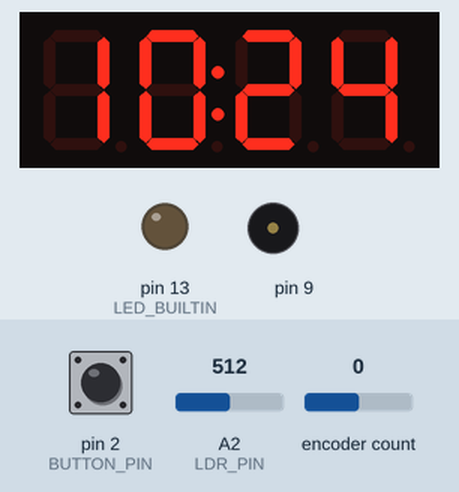
Recording of a sketch running on a simulated Arduino Uno, built with avr-gcc and run on an emulated ATmega328P. Parts: 4-digit seven-segment display, output pins drawn as LEDs (lit = HIGH), buzzer (waves = sounding). The inputs (shaded band) are chosen by the test bench; at power-on: encoder count 0, pin 2 (BUTTON_PIN) HIGH, A2 (LDR_PIN) = 512. The local clock reads 2024-03-15 10:24:30 at power-on unless the sketch sets it.

Above: at 1.2 s.
1.3 s: encoder count set to 1
At 2.5 s:
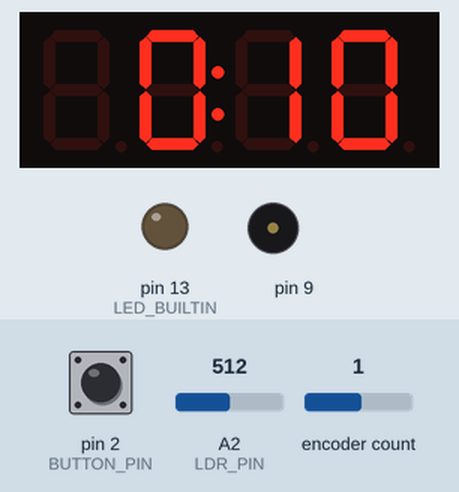
2.8 s: pin 2 (BUTTON_PIN) pulled LOW for 0.15 s
At 4.6 s:
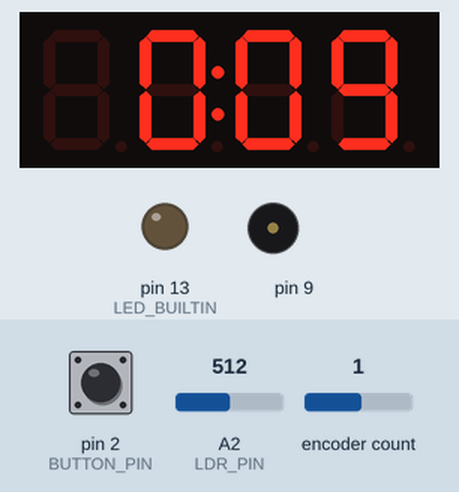
5.9 s: encoder count set to 0
At 8.8 s:
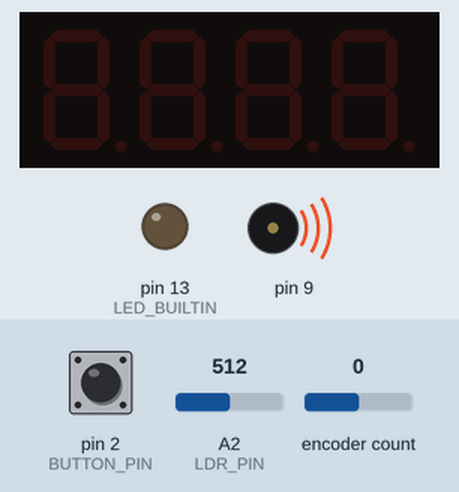
8.9 s: pin 2 (BUTTON_PIN) pulled LOW for 1 s
At 10.07 s:
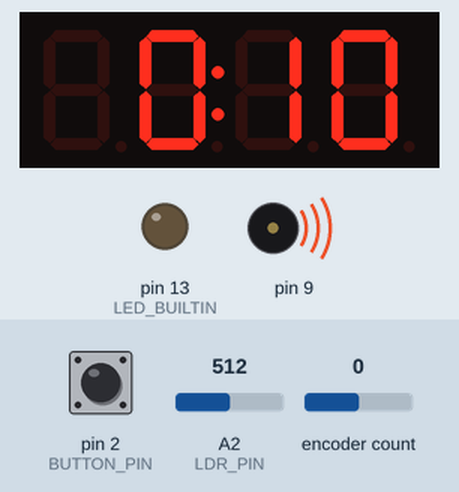
11.6 s: A2 (LDR_PIN) set to 140
At 12.0 s:
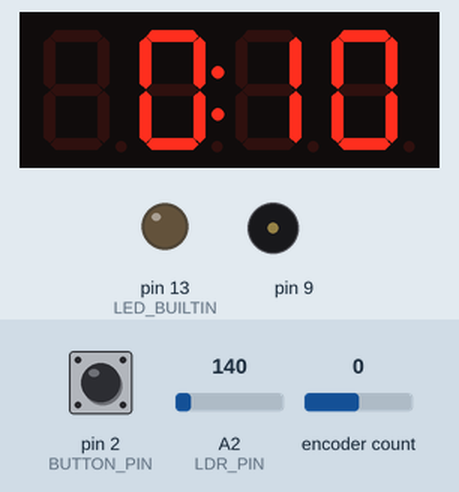
13.1 s: A2 (LDR_PIN) set to 50
Timing chart, 0 to 15.6 s (numbered marks = the images above; inputs shaded):
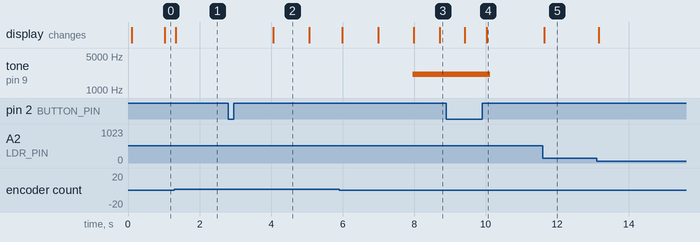

Measured:
- after the input at 1.3 s, the display: changes at once (image 1)
- after the input at 2.8 s, the display: changes after 1.3 s (image 2)
- after the input at 5.9 s, tone on pin 9: silent → 2093 Hz after 2.1 s
- after the input at 8.9 s, tone on pin 9: 2093 Hz → silent after 1.2 s; the display: first differs from a run without the input after 1.1 s (image 4)

The sketch:

KitchenTimerClock.ino
```cpp
#include <TM1637Display.h> // author Avishay Orpaz
#include <Encoder.h> // author Paul Stoffregen
#include <Bounce2.h> // maintainer Thomas O Fredericks
#include <toneAC.h> // author Tim Eckel
#include <Wire.h>
#include <DS3231.h> // maintainer Andrew Wickert

const byte BUTTON_PIN = 2;
const byte ENCODER_PIN_A = 3; // external interrupt pin
const byte ENCODER_PIN_B = 4;
const byte DISPLAY_DATA_PIN = 5;
const byte DISPLAY_SCLK_PIN = 6;
const byte LDR_PIN = A2;

const byte ENCODER_PULSES_PER_STEP = 4;
const unsigned DISPLAY_REFRESH_INTERVAL = 100; // milliseconds
const unsigned LONG_PUSH_INTERVAL = 3000; // miliseconds
const unsigned SET_TIME_BLINK_MILLIS = 250;
const unsigned ALARM_BLINK_MILLIS = 700;
const unsigned BELL_REPEAT_INTERVAL = 60000; // miliseconds
const unsigned TIMER_DISPLAY_TIMEOUT = 60000; // miliseconds
const unsigned MINUTE_MILIS = 60000 - 6;
const unsigned CLOCK_MILIS_CORRECTION_PER_HOUR = 41;
const unsigned LDR_MAX_LIGHT = 150; // max for max display brightness

enum {
  CLOCK,
  SET_HOUR,
  SET_MINUTE,
  SET_TIMER,
  COUNTDOWN,
  ALARM
};

TM1637Display display(DISPLAY_SCLK_PIN, DISPLAY_DATA_PIN);
Encoder encoder(ENCODER_PIN_A, ENCODER_PIN_B);
Bounce button;

byte clockHour = 0;
byte clockMinute = 0;
bool rtcPresent = true;
unsigned long minuteMillis;
unsigned timerSeconds = 0;
byte displayData[4];

void setup() {
  button.attach(BUTTON_PIN, INPUT_PULLUP);
  pinMode(LED_BUILTIN, OUTPUT);
  Wire.begin();
  loadRTCTime();
}

void loop() {

  static unsigned long previousMillis;
  static unsigned long displayRefreshMillis;
  static unsigned long displayTimeoutMillis;
  static unsigned long alarmStartMillis;
  static unsigned timerStartSeconds;
  static byte blink;
  static byte state = CLOCK;

  unsigned long currentMillis = millis();

  // clock
  if (state == SET_HOUR || state == SET_MINUTE) {
    if (currentMillis - previousMillis >= SET_TIME_BLINK_MILLIS) {
      previousMillis = currentMillis;
      blink = !blink;
      if (state == SET_HOUR) {
        showClock(true, blink, true);
      } else {
        showClock(true, true, blink);
      }
    }
  } else if (currentMillis - minuteMillis > MINUTE_MILIS) {
    minuteMillis += MINUTE_MILIS;
    if (clockMinute < 59) {
      clockMinute++;
    } else {
      clockMinute = 0;
      clockHour = (clockHour < 23) ? (clockHour + 1) : 0;
      minuteMillis -= CLOCK_MILIS_CORRECTION_PER_HOUR;
      saveTimeToRTC();
    }
  }

  // every second
  if (currentMillis - previousMillis >= 1000) {
    previousMillis += 1000;
    switch (state) {
      case COUNTDOWN:
        if (timerSeconds > 0) {
          timerSeconds--;
          showTimer();
          if (timerSeconds == 0) {
            state = ALARM;
            alarmStartMillis = 0;
          }
        }
        break;
      case CLOCK:
        blink = !blink;
        showClock(blink, true, true); // update time display and blink the colon
        break;
    }
    if (!rtcPresent) {
      digitalWrite(LED_BUILTIN, blink);
    }
  }

  // encoder
  int dir = encoder.read();
  if (abs(dir) >= ENCODER_PULSES_PER_STEP) {
    if (state == SET_HOUR) {
      if (dir > 0) {
        clockHour = (clockHour < 23) ? (clockHour + 1) : 0;
      } else {
        clockHour = (clockHour > 0) ? (clockHour - 1) : 23;
      }
    } else if (state == SET_MINUTE) {
      if (dir > 0) {
        clockMinute = (clockMinute < 59) ? (clockMinute + 1) : 0;
      } else {
        clockMinute = (clockMinute > 0) ? (clockMinute - 1) : 59;
      }
    } else {
      displayTimeoutMillis = 0; // reset timeout
      byte step;
      if (timerSeconds + dir > 6 * 60) {
        step = 60;
      } else if (timerSeconds + dir > 3 * 60) {
        step = 30;
      } else if (timerSeconds + dir > 60) {
        step = 15;
      } else if (timerSeconds == 0) {
        step = 10;
      } else {
        step = 5;
      }
      if (dir > 0) {
        if (state != COUNTDOWN) {
          step = step - (timerSeconds % step);
        }
        if (timerSeconds + step < 6000) { // 100 minutes
          timerSeconds += step;
          showTimer();
        }
      } else {
        if (state != COUNTDOWN) {
          int m = timerSeconds % step;
          if (m != 0) {
            step = m;
          }
        }
        if (timerSeconds >= step) {
          timerSeconds -= step;
          showTimer();
        }
      }
      if (state != COUNTDOWN && dir > 0) {
        state = SET_TIMER;
      }
    }
    encoder.write(0);
  }

  // button
  static unsigned long buttonPushedMillis;
  button.update();
  if (button.fell()) {
    buttonPushedMillis = currentMillis;
  }
  if (buttonPushedMillis && currentMillis - buttonPushedMillis > LONG_PUSH_INTERVAL) {
    buttonPushedMillis = 0;
    displayTimeoutMillis = 0;
    switch (state) {
      case SET_TIMER:
        timerSeconds = 0;
        timerStartSeconds = 0;
        showTimer();
        break;
      case CLOCK:
        state = SET_HOUR;
        break;
    }
  }
  if (button.rose() && buttonPushedMillis != 0) {
    buttonPushedMillis = 0;
    displayTimeoutMillis = 0;
    switch (state) {
      case SET_HOUR:
        state = SET_MINUTE;
        break;
      case SET_MINUTE:
        state = CLOCK;
        minuteMillis = millis();
        saveTimeToRTC();
        break;
      case CLOCK:
        state = SET_TIMER;
        showTimer();
        break;
      case COUNTDOWN:
        state = SET_TIMER;
        break;
      case ALARM:
        state = SET_TIMER;
        timerSeconds = timerStartSeconds;
        showTimer();
        break;
      case SET_TIMER:
        if (timerSeconds > 0) {
          state = COUNTDOWN;
          previousMillis = millis();
          if (timerStartSeconds < timerSeconds) {
            timerStartSeconds = timerSeconds;
          }
        } else {
          state = CLOCK;
          timerStartSeconds = 0;
        }
        break;
    }
  }

  // timer display timeout
  if (state == SET_TIMER) {
    if (displayTimeoutMillis == 0) {
      displayTimeoutMillis = currentMillis;
    }
    if ((currentMillis - displayTimeoutMillis > TIMER_DISPLAY_TIMEOUT)) {
      displayTimeoutMillis = 0;
      state = CLOCK;
      timerSeconds = 0;
      timerStartSeconds = 0;
    }
  }

  // alarm
  if (state == ALARM) {
    if (currentMillis - previousMillis >= ALARM_BLINK_MILLIS) {
      previousMillis = currentMillis;
      blink = !blink;
    }
    bool resetBell = false;
    if (currentMillis - alarmStartMillis > BELL_REPEAT_INTERVAL || !alarmStartMillis) {
      alarmStartMillis = currentMillis;
      resetBell = true;
    }
    bellSound(resetBell);
  }

  // display refresh
  if (currentMillis - displayRefreshMillis > DISPLAY_REFRESH_INTERVAL) {
    displayRefreshMillis = currentMillis;
    static int lastLDRReading = 1300; // init out of range
    if (state == ALARM) {
      display.setBrightness(7, blink);
      lastLDRReading = 1300;
    } else {
      unsigned a = analogRead(LDR_PIN);
      if (abs(a - lastLDRReading) > 10) {
        lastLDRReading = a;
        byte brightness;
        if (a > LDR_MAX_LIGHT) {
          brightness = 7;
        } else {
          brightness = map(a, 0, LDR_MAX_LIGHT, 2, 7);
        }
        display.setBrightness(brightness, true);
      }
    }
    display.setSegments(displayData);
  }

}

void loadRTCTime() {
  DateTime now = RTClib::now();
  if (now.hour() > 23) {
    rtcPresent = false;
    return;
  }
  clockHour = now.hour();
  clockMinute = now.minute();
  minuteMillis = millis() - (1000L * now.second());
}

void saveTimeToRTC() {
  if (!rtcPresent)
    return;
  DS3231 rtc;
  rtc.setSecond(0);
  rtc.setMinute(clockMinute);
  rtc.setHour(clockHour);
}

void showClock(bool showColon, bool showHour, bool showMinute) {

  byte digitBuffer[4];
  digitBuffer[0] = clockHour / 10;
  digitBuffer[1] = clockHour % 10;
  digitBuffer[2] = clockMinute / 10;
  digitBuffer[3] = clockMinute % 10;

  refreshDisplay(digitBuffer, showColon, showHour, showMinute);
}

void showTimer() {

  byte minutes = timerSeconds / 60;
  byte secs = timerSeconds % 60;

  byte digitBuffer[4];
  digitBuffer[0] = minutes / 10;
  digitBuffer[1] = minutes % 10;
  digitBuffer[2] = secs / 10;
  digitBuffer[3] = secs % 10;

  refreshDisplay(digitBuffer, true, true, true);
}

void refreshDisplay(byte digitBuffer[4], bool showColon, bool showLeft, bool showRight) {
  if (showLeft) {
    displayData[0] = !digitBuffer[0] ? 0 : display.encodeDigit(digitBuffer[0]);
    displayData[1] = display.encodeDigit(digitBuffer[1]);
  } else {
    displayData[0] = 0;
    displayData[1] = 0;
  }
  if (showRight) {
    displayData[2] = display.encodeDigit(digitBuffer[2]);
    displayData[3] = display.encodeDigit(digitBuffer[3]);
  } else {
    displayData[2] = 0;
    displayData[3] = 0;
  }
  if (showColon) {
    displayData[1] |= 0x80;
  }
}

void bellSound(bool restart) {
  const byte REPEAT_COUNT = 3;
  const int BELL_FREQUENCY = 2093; // C7
  const unsigned short LENGTH = 1200;
  const byte VOLUME_STEPS = 9;
  const unsigned short STEP_LENGTH = LENGTH / VOLUME_STEPS;

  static byte volume = VOLUME_STEPS;
  static byte count = 0;
  static unsigned long previousMillis;

  if (restart) {
    count = 0;
    volume = VOLUME_STEPS;
  }
  if (count == REPEAT_COUNT)
    return;
  unsigned long currentMillis = millis();
  if (currentMillis - previousMillis > STEP_LENGTH) {
    previousMillis = currentMillis;
    toneAC(BELL_FREQUENCY, volume, STEP_LENGTH * 2, true);
    volume--;
    if (volume == 0) {
      volume = VOLUME_STEPS;
      count++;
    }
  }
}
```
